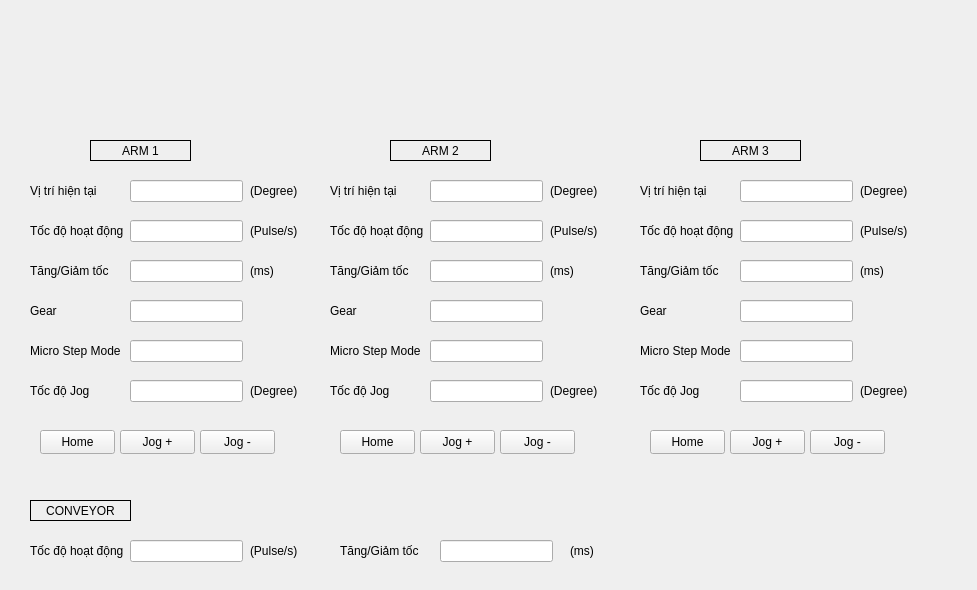
<?xml version="1.0" encoding="UTF-8"?>
<ui version="4.0">
 <class>wgSetting</class>
 <widget class="QWidget" name="wgSetting">
  <property name="geometry">
   <rect>
    <x>0</x>
    <y>0</y>
    <width>977</width>
    <height>590</height>
   </rect>
  </property>
  <property name="windowTitle">
   <string>Setting</string>
  </property>
  <widget class="QLineEdit" name="lineArm1RunSpeed">
   <property name="geometry">
    <rect>
     <x>130</x>
     <y>220</y>
     <width>113</width>
     <height>22</height>
    </rect>
   </property>
   <property name="accessibleDescription">
    <string/>
   </property>
   <property name="text">
    <string/>
   </property>
   <property name="readOnly">
    <bool>false</bool>
   </property>
  </widget>
  <widget class="QLabel" name="lbl2">
   <property name="geometry">
    <rect>
     <x>30</x>
     <y>220</y>
     <width>101</width>
     <height>21</height>
    </rect>
   </property>
   <property name="text">
    <string>Tốc độ hoạt động</string>
   </property>
  </widget>
  <widget class="QLineEdit" name="lineArm1Ramp">
   <property name="geometry">
    <rect>
     <x>130</x>
     <y>260</y>
     <width>113</width>
     <height>22</height>
    </rect>
   </property>
   <property name="accessibleDescription">
    <string/>
   </property>
   <property name="text">
    <string/>
   </property>
   <property name="readOnly">
    <bool>false</bool>
   </property>
  </widget>
  <widget class="QLabel" name="lbl3">
   <property name="geometry">
    <rect>
     <x>30</x>
     <y>260</y>
     <width>101</width>
     <height>21</height>
    </rect>
   </property>
   <property name="text">
    <string>Tăng/Giảm tốc</string>
   </property>
  </widget>
  <widget class="QLineEdit" name="lineArm1Gear">
   <property name="geometry">
    <rect>
     <x>130</x>
     <y>300</y>
     <width>113</width>
     <height>22</height>
    </rect>
   </property>
   <property name="accessibleDescription">
    <string/>
   </property>
   <property name="text">
    <string/>
   </property>
   <property name="readOnly">
    <bool>false</bool>
   </property>
  </widget>
  <widget class="QLabel" name="lbl4">
   <property name="geometry">
    <rect>
     <x>30</x>
     <y>300</y>
     <width>101</width>
     <height>21</height>
    </rect>
   </property>
   <property name="text">
    <string>Gear</string>
   </property>
  </widget>
  <widget class="QLabel" name="lbl5">
   <property name="geometry">
    <rect>
     <x>30</x>
     <y>340</y>
     <width>101</width>
     <height>21</height>
    </rect>
   </property>
   <property name="text">
    <string>Micro Step Mode</string>
   </property>
  </widget>
  <widget class="QLineEdit" name="lineArm1MicroStepMode">
   <property name="geometry">
    <rect>
     <x>130</x>
     <y>340</y>
     <width>113</width>
     <height>22</height>
    </rect>
   </property>
   <property name="accessibleDescription">
    <string/>
   </property>
   <property name="text">
    <string/>
   </property>
   <property name="readOnly">
    <bool>false</bool>
   </property>
  </widget>
  <widget class="QLineEdit" name="lineArm1JogSpeed">
   <property name="geometry">
    <rect>
     <x>130</x>
     <y>380</y>
     <width>113</width>
     <height>22</height>
    </rect>
   </property>
   <property name="accessibleDescription">
    <string/>
   </property>
   <property name="text">
    <string/>
   </property>
   <property name="readOnly">
    <bool>false</bool>
   </property>
  </widget>
  <widget class="QLabel" name="lbl6">
   <property name="geometry">
    <rect>
     <x>30</x>
     <y>380</y>
     <width>101</width>
     <height>21</height>
    </rect>
   </property>
   <property name="text">
    <string>Tốc độ Jog</string>
   </property>
  </widget>
  <widget class="QPushButton" name="btnArm1JogFw">
   <property name="geometry">
    <rect>
     <x>120</x>
     <y>430</y>
     <width>75</width>
     <height>24</height>
    </rect>
   </property>
   <property name="text">
    <string>Jog +</string>
   </property>
  </widget>
  <widget class="QPushButton" name="btnArm1JogBw">
   <property name="geometry">
    <rect>
     <x>200</x>
     <y>430</y>
     <width>75</width>
     <height>24</height>
    </rect>
   </property>
   <property name="text">
    <string>Jog -</string>
   </property>
  </widget>
  <widget class="QLineEdit" name="lineArm1CurPos">
   <property name="geometry">
    <rect>
     <x>130</x>
     <y>180</y>
     <width>113</width>
     <height>22</height>
    </rect>
   </property>
   <property name="accessibleDescription">
    <string/>
   </property>
   <property name="text">
    <string/>
   </property>
   <property name="readOnly">
    <bool>true</bool>
   </property>
  </widget>
  <widget class="QLabel" name="lbl1">
   <property name="geometry">
    <rect>
     <x>30</x>
     <y>180</y>
     <width>101</width>
     <height>21</height>
    </rect>
   </property>
   <property name="text">
    <string>Vị trí hiện tại</string>
   </property>
  </widget>
  <widget class="QLabel" name="lbl7">
   <property name="geometry">
    <rect>
     <x>90</x>
     <y>140</y>
     <width>101</width>
     <height>21</height>
    </rect>
   </property>
   <property name="frameShape">
    <enum>QFrame::Shape::Box</enum>
   </property>
   <property name="text">
    <string>ARM 1</string>
   </property>
   <property name="alignment">
    <set>Qt::AlignmentFlag::AlignCenter</set>
   </property>
  </widget>
  <widget class="QLabel" name="lbl7_2">
   <property name="geometry">
    <rect>
     <x>390</x>
     <y>140</y>
     <width>101</width>
     <height>21</height>
    </rect>
   </property>
   <property name="frameShape">
    <enum>QFrame::Shape::Box</enum>
   </property>
   <property name="text">
    <string>ARM 2</string>
   </property>
   <property name="alignment">
    <set>Qt::AlignmentFlag::AlignCenter</set>
   </property>
  </widget>
  <widget class="QPushButton" name="btnArm2JogFw">
   <property name="geometry">
    <rect>
     <x>420</x>
     <y>430</y>
     <width>75</width>
     <height>24</height>
    </rect>
   </property>
   <property name="text">
    <string>Jog +</string>
   </property>
  </widget>
  <widget class="QLabel" name="lbl6_2">
   <property name="geometry">
    <rect>
     <x>330</x>
     <y>380</y>
     <width>101</width>
     <height>21</height>
    </rect>
   </property>
   <property name="text">
    <string>Tốc độ Jog</string>
   </property>
  </widget>
  <widget class="QLineEdit" name="lineArm2JogSpeed">
   <property name="geometry">
    <rect>
     <x>430</x>
     <y>380</y>
     <width>113</width>
     <height>22</height>
    </rect>
   </property>
   <property name="accessibleDescription">
    <string/>
   </property>
   <property name="text">
    <string/>
   </property>
   <property name="readOnly">
    <bool>false</bool>
   </property>
  </widget>
  <widget class="QLabel" name="lbl4_2">
   <property name="geometry">
    <rect>
     <x>330</x>
     <y>300</y>
     <width>101</width>
     <height>21</height>
    </rect>
   </property>
   <property name="text">
    <string>Gear</string>
   </property>
  </widget>
  <widget class="QPushButton" name="btnArm2JogBw">
   <property name="geometry">
    <rect>
     <x>500</x>
     <y>430</y>
     <width>75</width>
     <height>24</height>
    </rect>
   </property>
   <property name="text">
    <string>Jog -</string>
   </property>
  </widget>
  <widget class="QLineEdit" name="lineArm2MicroStepMode">
   <property name="geometry">
    <rect>
     <x>430</x>
     <y>340</y>
     <width>113</width>
     <height>22</height>
    </rect>
   </property>
   <property name="accessibleDescription">
    <string/>
   </property>
   <property name="text">
    <string/>
   </property>
   <property name="readOnly">
    <bool>false</bool>
   </property>
  </widget>
  <widget class="QLineEdit" name="lineArm2Ramp">
   <property name="geometry">
    <rect>
     <x>430</x>
     <y>260</y>
     <width>113</width>
     <height>22</height>
    </rect>
   </property>
   <property name="accessibleDescription">
    <string/>
   </property>
   <property name="text">
    <string/>
   </property>
   <property name="readOnly">
    <bool>false</bool>
   </property>
  </widget>
  <widget class="QLabel" name="lbl5_2">
   <property name="geometry">
    <rect>
     <x>330</x>
     <y>340</y>
     <width>101</width>
     <height>21</height>
    </rect>
   </property>
   <property name="text">
    <string>Micro Step Mode</string>
   </property>
  </widget>
  <widget class="QLabel" name="lbl1_2">
   <property name="geometry">
    <rect>
     <x>330</x>
     <y>180</y>
     <width>101</width>
     <height>21</height>
    </rect>
   </property>
   <property name="text">
    <string>Vị trí hiện tại</string>
   </property>
  </widget>
  <widget class="QLineEdit" name="lineArm2Gear">
   <property name="geometry">
    <rect>
     <x>430</x>
     <y>300</y>
     <width>113</width>
     <height>22</height>
    </rect>
   </property>
   <property name="accessibleDescription">
    <string/>
   </property>
   <property name="text">
    <string/>
   </property>
   <property name="readOnly">
    <bool>false</bool>
   </property>
  </widget>
  <widget class="QLineEdit" name="lineArm2CurPos">
   <property name="geometry">
    <rect>
     <x>430</x>
     <y>180</y>
     <width>113</width>
     <height>22</height>
    </rect>
   </property>
   <property name="accessibleDescription">
    <string/>
   </property>
   <property name="text">
    <string/>
   </property>
   <property name="readOnly">
    <bool>true</bool>
   </property>
  </widget>
  <widget class="QLineEdit" name="lineArm2RunSpeed">
   <property name="geometry">
    <rect>
     <x>430</x>
     <y>220</y>
     <width>113</width>
     <height>22</height>
    </rect>
   </property>
   <property name="accessibleDescription">
    <string/>
   </property>
   <property name="text">
    <string/>
   </property>
   <property name="readOnly">
    <bool>false</bool>
   </property>
  </widget>
  <widget class="QLabel" name="lbl3_2">
   <property name="geometry">
    <rect>
     <x>330</x>
     <y>260</y>
     <width>101</width>
     <height>21</height>
    </rect>
   </property>
   <property name="text">
    <string>Tăng/Giảm tốc</string>
   </property>
  </widget>
  <widget class="QLabel" name="lbl2_2">
   <property name="geometry">
    <rect>
     <x>330</x>
     <y>220</y>
     <width>101</width>
     <height>21</height>
    </rect>
   </property>
   <property name="text">
    <string>Tốc độ hoạt động</string>
   </property>
  </widget>
  <widget class="QLabel" name="lbl7_3">
   <property name="geometry">
    <rect>
     <x>700</x>
     <y>140</y>
     <width>101</width>
     <height>21</height>
    </rect>
   </property>
   <property name="frameShape">
    <enum>QFrame::Shape::Box</enum>
   </property>
   <property name="text">
    <string>ARM 3</string>
   </property>
   <property name="alignment">
    <set>Qt::AlignmentFlag::AlignCenter</set>
   </property>
  </widget>
  <widget class="QPushButton" name="btnArm3JogFw">
   <property name="geometry">
    <rect>
     <x>730</x>
     <y>430</y>
     <width>75</width>
     <height>24</height>
    </rect>
   </property>
   <property name="text">
    <string>Jog +</string>
   </property>
  </widget>
  <widget class="QLabel" name="lbl6_3">
   <property name="geometry">
    <rect>
     <x>640</x>
     <y>380</y>
     <width>101</width>
     <height>21</height>
    </rect>
   </property>
   <property name="text">
    <string>Tốc độ Jog</string>
   </property>
  </widget>
  <widget class="QLineEdit" name="lineArm3JogSpeed">
   <property name="geometry">
    <rect>
     <x>740</x>
     <y>380</y>
     <width>113</width>
     <height>22</height>
    </rect>
   </property>
   <property name="accessibleDescription">
    <string/>
   </property>
   <property name="text">
    <string/>
   </property>
   <property name="readOnly">
    <bool>false</bool>
   </property>
  </widget>
  <widget class="QLabel" name="lbl4_3">
   <property name="geometry">
    <rect>
     <x>640</x>
     <y>300</y>
     <width>101</width>
     <height>21</height>
    </rect>
   </property>
   <property name="text">
    <string>Gear</string>
   </property>
  </widget>
  <widget class="QPushButton" name="btnArm3JogBw">
   <property name="geometry">
    <rect>
     <x>810</x>
     <y>430</y>
     <width>75</width>
     <height>24</height>
    </rect>
   </property>
   <property name="text">
    <string>Jog -</string>
   </property>
  </widget>
  <widget class="QLineEdit" name="lineArm3MicroStepMode">
   <property name="geometry">
    <rect>
     <x>740</x>
     <y>340</y>
     <width>113</width>
     <height>22</height>
    </rect>
   </property>
   <property name="accessibleDescription">
    <string/>
   </property>
   <property name="text">
    <string/>
   </property>
   <property name="readOnly">
    <bool>false</bool>
   </property>
  </widget>
  <widget class="QLineEdit" name="lineArm3Ramp">
   <property name="geometry">
    <rect>
     <x>740</x>
     <y>260</y>
     <width>113</width>
     <height>22</height>
    </rect>
   </property>
   <property name="accessibleDescription">
    <string/>
   </property>
   <property name="text">
    <string/>
   </property>
   <property name="readOnly">
    <bool>false</bool>
   </property>
  </widget>
  <widget class="QLabel" name="lbl5_3">
   <property name="geometry">
    <rect>
     <x>640</x>
     <y>340</y>
     <width>101</width>
     <height>21</height>
    </rect>
   </property>
   <property name="text">
    <string>Micro Step Mode</string>
   </property>
  </widget>
  <widget class="QLabel" name="lbl1_3">
   <property name="geometry">
    <rect>
     <x>640</x>
     <y>180</y>
     <width>101</width>
     <height>21</height>
    </rect>
   </property>
   <property name="text">
    <string>Vị trí hiện tại</string>
   </property>
  </widget>
  <widget class="QLineEdit" name="lineArm3Gear">
   <property name="geometry">
    <rect>
     <x>740</x>
     <y>300</y>
     <width>113</width>
     <height>22</height>
    </rect>
   </property>
   <property name="accessibleDescription">
    <string/>
   </property>
   <property name="text">
    <string/>
   </property>
   <property name="readOnly">
    <bool>false</bool>
   </property>
  </widget>
  <widget class="QLineEdit" name="lineArm3CurPos">
   <property name="geometry">
    <rect>
     <x>740</x>
     <y>180</y>
     <width>113</width>
     <height>22</height>
    </rect>
   </property>
   <property name="accessibleDescription">
    <string/>
   </property>
   <property name="text">
    <string/>
   </property>
   <property name="readOnly">
    <bool>true</bool>
   </property>
  </widget>
  <widget class="QLineEdit" name="lineArm3RunSpeed">
   <property name="geometry">
    <rect>
     <x>740</x>
     <y>220</y>
     <width>113</width>
     <height>22</height>
    </rect>
   </property>
   <property name="accessibleDescription">
    <string/>
   </property>
   <property name="text">
    <string/>
   </property>
   <property name="readOnly">
    <bool>false</bool>
   </property>
  </widget>
  <widget class="QLabel" name="lbl3_3">
   <property name="geometry">
    <rect>
     <x>640</x>
     <y>260</y>
     <width>101</width>
     <height>21</height>
    </rect>
   </property>
   <property name="text">
    <string>Tăng/Giảm tốc</string>
   </property>
  </widget>
  <widget class="QLabel" name="lbl2_3">
   <property name="geometry">
    <rect>
     <x>640</x>
     <y>220</y>
     <width>101</width>
     <height>21</height>
    </rect>
   </property>
   <property name="text">
    <string>Tốc độ hoạt động</string>
   </property>
  </widget>
  <widget class="QLabel" name="lbl7_4">
   <property name="geometry">
    <rect>
     <x>30</x>
     <y>500</y>
     <width>101</width>
     <height>21</height>
    </rect>
   </property>
   <property name="frameShape">
    <enum>QFrame::Shape::Box</enum>
   </property>
   <property name="text">
    <string>CONVEYOR</string>
   </property>
   <property name="alignment">
    <set>Qt::AlignmentFlag::AlignCenter</set>
   </property>
  </widget>
  <widget class="QLineEdit" name="lineConvRamp">
   <property name="geometry">
    <rect>
     <x>440</x>
     <y>540</y>
     <width>113</width>
     <height>22</height>
    </rect>
   </property>
   <property name="accessibleDescription">
    <string/>
   </property>
   <property name="text">
    <string/>
   </property>
   <property name="readOnly">
    <bool>false</bool>
   </property>
  </widget>
  <widget class="QLineEdit" name="lineConvSpeed">
   <property name="geometry">
    <rect>
     <x>130</x>
     <y>540</y>
     <width>113</width>
     <height>22</height>
    </rect>
   </property>
   <property name="accessibleDescription">
    <string/>
   </property>
   <property name="text">
    <string/>
   </property>
   <property name="readOnly">
    <bool>false</bool>
   </property>
  </widget>
  <widget class="QLabel" name="lbl3_4">
   <property name="geometry">
    <rect>
     <x>340</x>
     <y>540</y>
     <width>101</width>
     <height>21</height>
    </rect>
   </property>
   <property name="text">
    <string>Tăng/Giảm tốc</string>
   </property>
  </widget>
  <widget class="QLabel" name="lbl2_4">
   <property name="geometry">
    <rect>
     <x>30</x>
     <y>540</y>
     <width>101</width>
     <height>21</height>
    </rect>
   </property>
   <property name="text">
    <string>Tốc độ hoạt động</string>
   </property>
  </widget>
  <widget class="QLabel" name="lbl1_4">
   <property name="geometry">
    <rect>
     <x>250</x>
     <y>180</y>
     <width>51</width>
     <height>21</height>
    </rect>
   </property>
   <property name="text">
    <string>(Degree)</string>
   </property>
  </widget>
  <widget class="QLabel" name="lbl1_6">
   <property name="geometry">
    <rect>
     <x>250</x>
     <y>220</y>
     <width>51</width>
     <height>21</height>
    </rect>
   </property>
   <property name="text">
    <string>(Pulse/s)</string>
   </property>
  </widget>
  <widget class="QLabel" name="lbl1_7">
   <property name="geometry">
    <rect>
     <x>250</x>
     <y>260</y>
     <width>51</width>
     <height>21</height>
    </rect>
   </property>
   <property name="text">
    <string>(ms)</string>
   </property>
  </widget>
  <widget class="QLabel" name="lbl1_8">
   <property name="geometry">
    <rect>
     <x>250</x>
     <y>380</y>
     <width>51</width>
     <height>21</height>
    </rect>
   </property>
   <property name="text">
    <string>(Degree)</string>
   </property>
  </widget>
  <widget class="QLabel" name="lbl1_9">
   <property name="geometry">
    <rect>
     <x>860</x>
     <y>220</y>
     <width>51</width>
     <height>21</height>
    </rect>
   </property>
   <property name="text">
    <string>(Pulse/s)</string>
   </property>
  </widget>
  <widget class="QLabel" name="lbl1_10">
   <property name="geometry">
    <rect>
     <x>860</x>
     <y>260</y>
     <width>51</width>
     <height>21</height>
    </rect>
   </property>
   <property name="text">
    <string>(ms)</string>
   </property>
  </widget>
  <widget class="QLabel" name="lbl1_11">
   <property name="geometry">
    <rect>
     <x>860</x>
     <y>380</y>
     <width>51</width>
     <height>21</height>
    </rect>
   </property>
   <property name="text">
    <string>(Degree)</string>
   </property>
  </widget>
  <widget class="QLabel" name="lbl1_12">
   <property name="geometry">
    <rect>
     <x>860</x>
     <y>180</y>
     <width>51</width>
     <height>21</height>
    </rect>
   </property>
   <property name="text">
    <string>(Degree)</string>
   </property>
  </widget>
  <widget class="QLabel" name="lbl1_13">
   <property name="geometry">
    <rect>
     <x>550</x>
     <y>180</y>
     <width>51</width>
     <height>21</height>
    </rect>
   </property>
   <property name="text">
    <string>(Degree)</string>
   </property>
  </widget>
  <widget class="QLabel" name="lbl1_14">
   <property name="geometry">
    <rect>
     <x>550</x>
     <y>220</y>
     <width>51</width>
     <height>21</height>
    </rect>
   </property>
   <property name="text">
    <string>(Pulse/s)</string>
   </property>
  </widget>
  <widget class="QLabel" name="lbl1_15">
   <property name="geometry">
    <rect>
     <x>550</x>
     <y>380</y>
     <width>51</width>
     <height>21</height>
    </rect>
   </property>
   <property name="text">
    <string>(Degree)</string>
   </property>
  </widget>
  <widget class="QLabel" name="lbl1_16">
   <property name="geometry">
    <rect>
     <x>550</x>
     <y>260</y>
     <width>51</width>
     <height>21</height>
    </rect>
   </property>
   <property name="text">
    <string>(ms)</string>
   </property>
  </widget>
  <widget class="QLabel" name="lbl1_17">
   <property name="geometry">
    <rect>
     <x>250</x>
     <y>540</y>
     <width>51</width>
     <height>21</height>
    </rect>
   </property>
   <property name="text">
    <string>(Pulse/s)</string>
   </property>
  </widget>
  <widget class="QLabel" name="lbl1_18">
   <property name="geometry">
    <rect>
     <x>570</x>
     <y>540</y>
     <width>51</width>
     <height>21</height>
    </rect>
   </property>
   <property name="text">
    <string>(ms)</string>
   </property>
  </widget>
  <widget class="QPushButton" name="btnArm1Home">
   <property name="geometry">
    <rect>
     <x>40</x>
     <y>430</y>
     <width>75</width>
     <height>24</height>
    </rect>
   </property>
   <property name="text">
    <string>Home</string>
   </property>
  </widget>
  <widget class="QPushButton" name="btnArm2Home">
   <property name="geometry">
    <rect>
     <x>340</x>
     <y>430</y>
     <width>75</width>
     <height>24</height>
    </rect>
   </property>
   <property name="text">
    <string>Home</string>
   </property>
  </widget>
  <widget class="QPushButton" name="btnArm3Home">
   <property name="geometry">
    <rect>
     <x>650</x>
     <y>430</y>
     <width>75</width>
     <height>24</height>
    </rect>
   </property>
   <property name="text">
    <string>Home</string>
   </property>
  </widget>
 </widget>
 <resources/>
 <connections/>
</ui>
